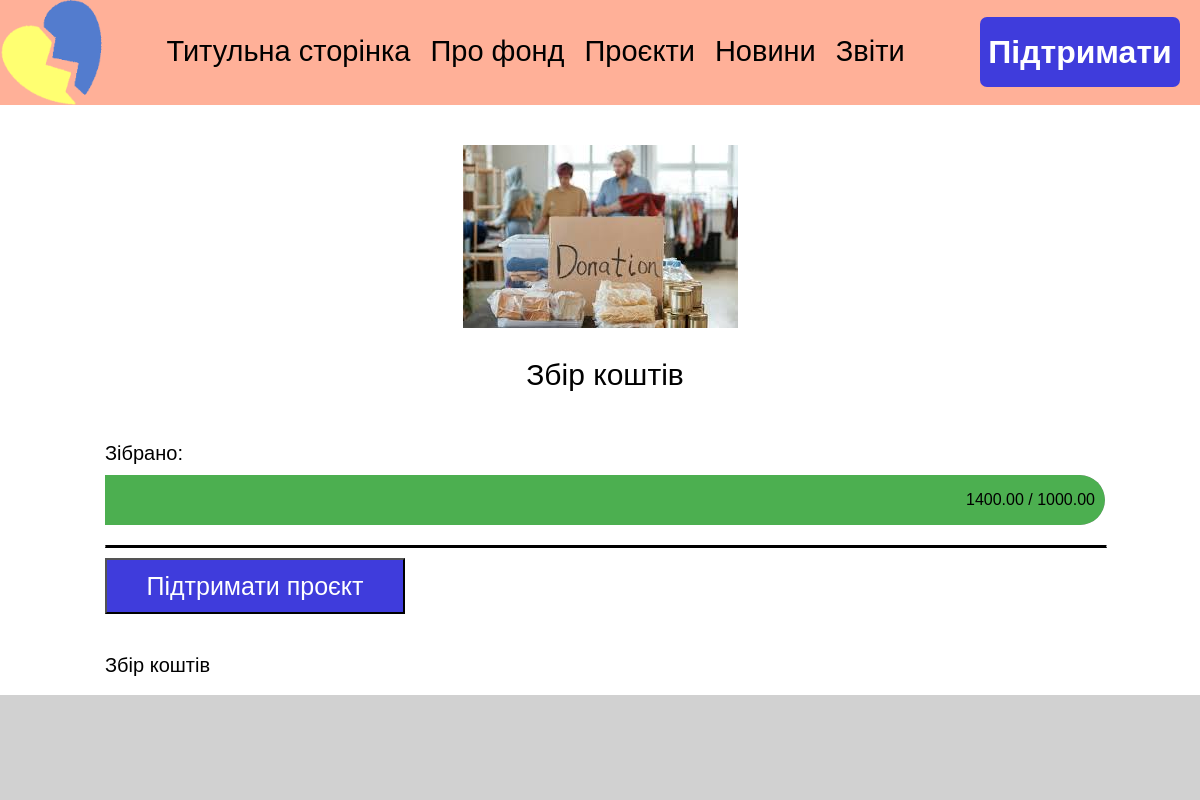
Before: /project/2/ with the older database file.
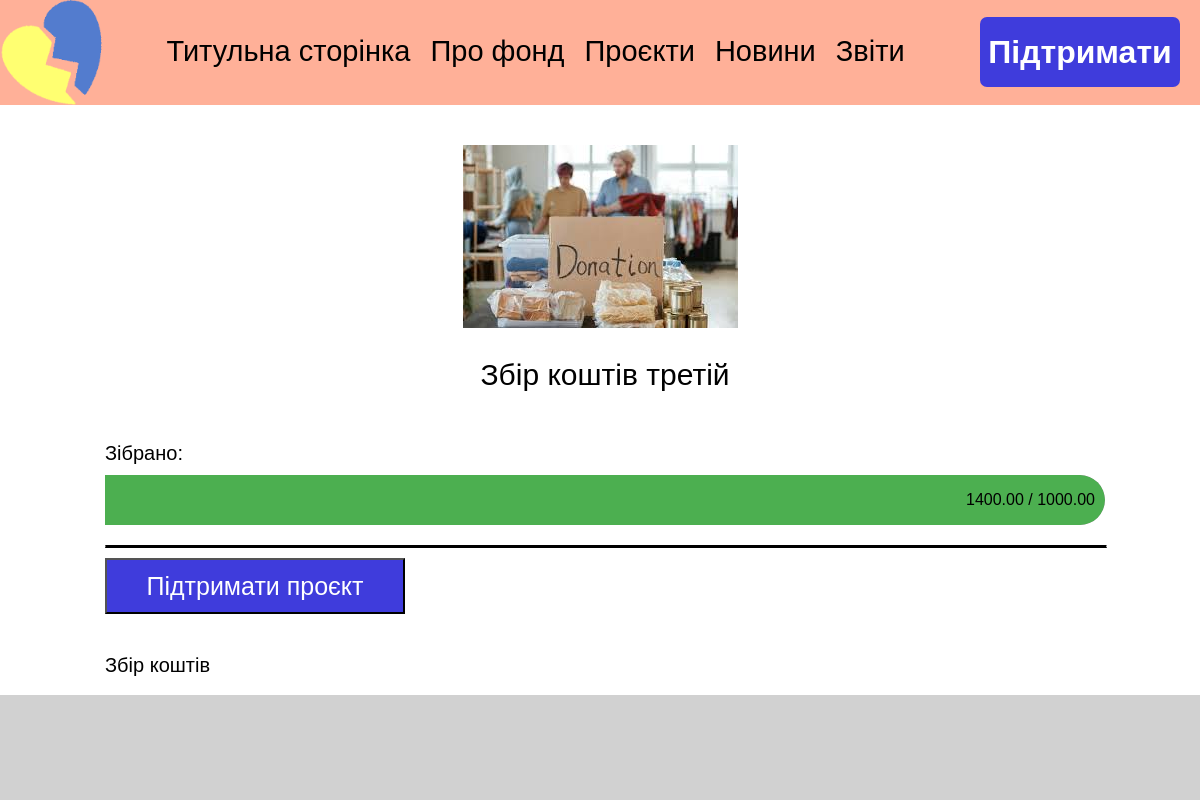
After: the same page with the newer database file.
### UAFOND/models.py (models this page shows)
class Projects(models.Model):
    id = models.AutoField(primary_key=True)
    title = models.CharField(max_length=100, null=False, blank=False)
    author = models.CharField(max_length=100, null=False, blank=False)
    text = models.TextField()
    img = models.ImageField(upload_to='projects/')
    req_money = models.DecimalField(max_digits=20, decimal_places=2, null=False)
    coll_money = models.DecimalField(max_digits=20, decimal_places=2, null=False)
    active = models.BooleanField(default=True, null=False)

### UAFOND/views.py (the view)
# urls.py: path('project/<int:id>/', views.proj, name='proj'),
def proj(request, id):
    project = get_object_or_404(Projects, id=id)
    return render(request, 'proj.html', {'project': project})

### templates/proj.html (shortened to what this page needs)
<html lang="uk-UA">
<head>
    {% load static %}
</head>
<body>
    <div id="highbar">
        <img src = "{% static 'label.png' %} ">
        <ul>
            <li><a href="{% url 'main' %}">Титульна сторінка</a></li>
            <li><a href="{% url 'about' %}">Про фонд</a></li>
            <li><a href="{% url 'projects' %}">Проєкти</a></li>
            <li><a href="{% url 'news' %}">Новини</a></li>
            <li><a href="{% url 'report' %}">Звіти</a></li>
        </ul>
        <button onclick="window.location.href='{% url 'support' %}'">Підтримати</button>
    </div>
    <div class="project">
        <div class="proj_img">
            <img src="{{ MEDIA_URL }}{{ project.img.url }}" alt="Image">
        </div>
        <div class = "infoblock">
            <p class="title">{{project.title}}</p>
            <div id = "proj_cap">
                <p class="author"> Зібрано:</p>
            </div>
            <div class="proj_moneybar" data-coll-money="{{ project.coll_money }}" data-req-money="{{ project.req_money }}">
                <div class="fulled_bar">
                </div>
                <p class="money">{{ project.coll_money }} / {{ project.req_money }}</p>
            </div>
            <hr>
            <button id = "support_proj" onclick="window.location.href='{% url 'support_project' project.id%}'">Підтримати проєкт</button>
            <p class="text">{{project.text}}</p>
        </div>
    </div>
    <div id="lowbar">
    </div>
    <link rel="stylesheet" type="text/css" href="{% static 'proj.css' %}">
</body>
</html>

Changed rows visible on the page:
changed Projects "Збір коштів": title "Збір коштів" → "Збір коштів третій"
